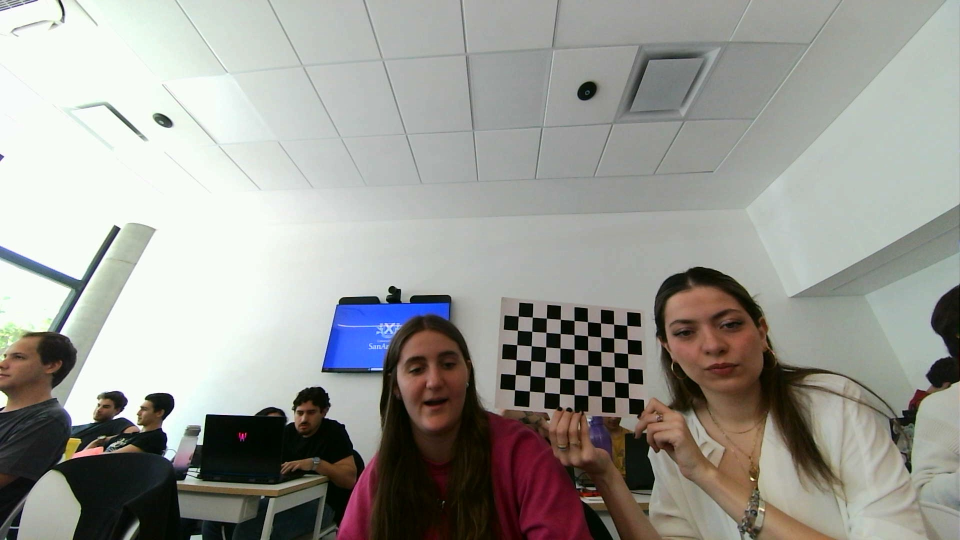
#> input picture GomezPazos_Grünewald_TP2_reconstruccion_3d/datasets/barbie_board/calib/left_3.jpg, 1920 x 1080 px (shown at 1/2 size); its folder holds 5 pictures in this run; the run also reads 2 pictures not shown here
$ jupyter execute --allow-errors con_barbie.ipynb   (older library calls are emulated)
#> lines starting #> are read from the running program, lines starting #| are printed output that depends on the picture
### GomezPazos_Grünewald_TP2_reconstruccion_3d/calib.py
import numpy as np
import cv2
import glob


# [78 lines left out: functions draw_checkerboard, detect_board, not called in this run]


def board_points(checkerboard):
    # Defining the world coordinates for 3D points
    objp = np.zeros((1, checkerboard[0] * checkerboard[1], 3), np.float32)
    objp[0, :, :2] = np.mgrid[0:checkerboard[0], 0:checkerboard[1]].T.reshape(-1, 2)

    return objp


# [57 lines left out: function detect_boards, not called in this run]


def np_print(np_array):
    h, w = np_array.shape
    if h == 1 or w == 1:
        num_fmt = "{:.6f}"
    else:
        num_fmt = "{:.3f}"

    str_array = "[\n" + ",\n".join([
        "\t[" + ",\t".join([num_fmt.format(v).rjust(10, ' ') for v in row]) + "]"
        for row in np_array
    ]) + "\n]"
    ret = "np.array(" + str_array + ")"
    return ret

# [49 lines left out: functions do_calib, calib_zhang, not called in this run]


# [13 lines that do not run on import are left out]

    # this code compares "hand made" zhang calibration method
    # # calib using zhang
    # mint2 = calib_zhang(obj_points, world_points)
    #
    # print(mint.round())
    # print(mint2.round())

### GomezPazos_Grünewald_TP2_reconstruccion_3d/disparity/methods.py
from abc import abstractmethod
from dataclasses import dataclass
from pathlib import Path

from typing import Any, Dict, List, Tuple
import time
import json

import numpy as np


class Calibration:
    def __init__(
        self,
        width: int,
        height: int,
        fx: float,
        fy: float,
        cx0: float,  # cx is the only one that can differ between both cameras.
        cx1: float,
        cy: float,
        baseline_meters: float,
        depth_range: Tuple[float, float] = (0.3, 20.0),
        left_image_rect_normalized: np.ndarray = None,
        comment: str = "",
    ):
        self.width = width
        self.height = height
        self.fx = fx
        self.fy = fy
        self.cx0 = cx0
        self.cx1 = cx1
        self.cy = cy
        self.baseline_meters = baseline_meters
        self.depth_range = depth_range

        if not left_image_rect_normalized:
            left_image_rect_normalized = np.array([0.0, 0.0, 1.0, 1.0])
        self.left_image_rect_normalized = left_image_rect_normalized
        self.comment = comment

    def to_json(self):
        return json.dumps(self.__dict__)

    def from_json(json_str):
        d = json.loads(json_str)
        return Calibration(**d)

    # [10 lines left out: function downsample, not called in this run]


@dataclass
class InputPair:
    left_image: np.ndarray
    right_image: np.ndarray
    calibration: Calibration
    status: str = ""
    input_disparity: np.ndarray = None

    def has_data(self):
        return self.left_image is not None


@dataclass
class StereoOutput:
    disparity_pixels: np.ndarray
    color_image_bgr: np.ndarray
    computation_time: float
    point_cloud: Any = None
    disparity_color: np.ndarray = None


@dataclass
class IntParameter:
    description: str
    value: int
    min: int
    max: int
    to_valid: Any = lambda x: x  # default is to just accept anything

    def set_value(self, x: int):
        self.value = self.to_valid(x)


@dataclass
class EnumParameter:
    description: str
    index: int  # index in the list
    values: List[str]

    def set_index(self, idx: int):
        self.index = idx

    def set_value(self, value):
        self.index = self.values.index(value)

    @property
    def value(self) -> str:
        return self.values[self.index]


@dataclass
class Config:
    models_path: Path


class StereoMethod:
    def __init__(self, name: str, description: str, parameters: Dict, config: Config):
        self.name = name
        self.parameters = parameters
        self.description = description
        self.config = config

    def reset_defaults(self):
        pass

    # [24 lines left out: functions compute_disparity, depth_meters_from_disparity, disparity_from_depth_meters, not called in this run]

### GomezPazos_Grünewald_TP2_reconstruccion_3d/disparity/method_cre_stereo.py
from pathlib import Path
import time
from dataclasses import dataclass

import cv2
import numpy as np
import onnxruntime

from disparity import utils
#from methods import Config, EnumParameter, StereoMethod, InputPair, StereoOutput

from disparity.methods import Config, StereoMethod, InputPair, StereoOutput, EnumParameter

urls = {
    "crestereo_combined_iter10_240x320.onnx": "https://github.com/nburrus/stereodemo/releases/download/v0.1-crestereo/crestereo_combined_iter10_240x320.onnx",
    "crestereo_combined_iter10_480x640.onnx": "https://github.com/nburrus/stereodemo/releases/download/v0.1-crestereo/crestereo_combined_iter10_480x640.onnx",
    "crestereo_combined_iter10_720x1280.onnx": "https://github.com/nburrus/stereodemo/releases/download/v0.1-crestereo/crestereo_combined_iter10_720x1280.onnx",
    "crestereo_combined_iter20_240x320.onnx": "https://github.com/nburrus/stereodemo/releases/download/v0.1-crestereo/crestereo_combined_iter20_240x320.onnx",
    "crestereo_combined_iter20_480x640.onnx": "https://github.com/nburrus/stereodemo/releases/download/v0.1-crestereo/crestereo_combined_iter20_480x640.onnx",
    "crestereo_combined_iter20_720x1280.onnx": "https://github.com/nburrus/stereodemo/releases/download/v0.1-crestereo/crestereo_combined_iter20_720x1280.onnx",
    "crestereo_combined_iter2_240x320.onnx": "https://github.com/nburrus/stereodemo/releases/download/v0.1-crestereo/crestereo_combined_iter2_240x320.onnx",
    "crestereo_combined_iter2_480x640.onnx": "https://github.com/nburrus/stereodemo/releases/download/v0.1-crestereo/crestereo_combined_iter2_480x640.onnx",
    "crestereo_combined_iter2_720x1280.onnx": "https://github.com/nburrus/stereodemo/releases/download/v0.1-crestereo/crestereo_combined_iter2_720x1280.onnx",
    "crestereo_combined_iter5_240x320.onnx": "https://github.com/nburrus/stereodemo/releases/download/v0.1-crestereo/crestereo_combined_iter5_240x320.onnx",
    "crestereo_combined_iter5_380x480.onnx": "https://github.com/nburrus/stereodemo/releases/download/v0.1-crestereo/crestereo_combined_iter5_380x480.onnx",
    "crestereo_combined_iter5_480x640.onnx": "https://github.com/nburrus/stereodemo/releases/download/v0.1-crestereo/crestereo_combined_iter5_480x640.onnx",
    "crestereo_combined_iter5_720x1280.onnx": "https://github.com/nburrus/stereodemo/releases/download/v0.1-crestereo/crestereo_combined_iter5_720x1280.onnx",
    "crestereo_init_iter10_180x320.onnx": "https://github.com/nburrus/stereodemo/releases/download/v0.1-crestereo/crestereo_init_iter10_180x320.onnx",
    "crestereo_init_iter10_240x320.onnx": "https://github.com/nburrus/stereodemo/releases/download/v0.1-crestereo/crestereo_init_iter10_240x320.onnx",
    "crestereo_init_iter10_480x640.onnx": "https://github.com/nburrus/stereodemo/releases/download/v0.1-crestereo/crestereo_init_iter10_480x640.onnx",
    "crestereo_init_iter10_720x1280.onnx": "https://github.com/nburrus/stereodemo/releases/download/v0.1-crestereo/crestereo_init_iter10_720x1280.onnx",
    "crestereo_init_iter20_180x320.onnx": "https://github.com/nburrus/stereodemo/releases/download/v0.1-crestereo/crestereo_init_iter20_180x320.onnx",
    "crestereo_init_iter20_240x320.onnx": "https://github.com/nburrus/stereodemo/releases/download/v0.1-crestereo/crestereo_init_iter20_240x320.onnx",
    "crestereo_init_iter20_480x640.onnx": "https://github.com/nburrus/stereodemo/releases/download/v0.1-crestereo/crestereo_init_iter20_480x640.onnx",
    "crestereo_init_iter20_720x1280.onnx": "https://github.com/nburrus/stereodemo/releases/download/v0.1-crestereo/crestereo_init_iter20_720x1280.onnx",
    "crestereo_init_iter2_180x320.onnx": "https://github.com/nburrus/stereodemo/releases/download/v0.1-crestereo/crestereo_init_iter2_180x320.onnx",
    "crestereo_init_iter2_240x320.onnx": "https://github.com/nburrus/stereodemo/releases/download/v0.1-crestereo/crestereo_init_iter2_240x320.onnx",
    "crestereo_init_iter2_480x640.onnx": "https://github.com/nburrus/stereodemo/releases/download/v0.1-crestereo/crestereo_init_iter2_480x640.onnx",
    "crestereo_init_iter2_720x1280.onnx": "https://github.com/nburrus/stereodemo/releases/download/v0.1-crestereo/crestereo_init_iter2_720x1280.onnx",
    "crestereo_init_iter5_180x320.onnx": "https://github.com/nburrus/stereodemo/releases/download/v0.1-crestereo/crestereo_init_iter5_180x320.onnx",
    "crestereo_init_iter5_240x320.onnx": "https://github.com/nburrus/stereodemo/releases/download/v0.1-crestereo/crestereo_init_iter5_240x320.onnx",
    "crestereo_init_iter5_480x640.onnx": "https://github.com/nburrus/stereodemo/releases/download/v0.1-crestereo/crestereo_init_iter5_480x640.onnx",
    "crestereo_init_iter5_720x1280.onnx": "https://github.com/nburrus/stereodemo/releases/download/v0.1-crestereo/crestereo_init_iter5_720x1280.onnx"
}

# Adapted from https://github.com/ibaiGorordo/ONNX-CREStereo-Depth-Estimation
# https://github.com/PINTO0309/PINTO_model_zoo/tree/main/284_CREStereo
class CREStereo(StereoMethod):
    def __init__(self, config: Config):
        super().__init__("CRE Stereo (CVPR 2022)",
                         "Practical Stereo Matching via Cascaded Recurrent Network with Adaptive Correlation. Pre-trained on a large range of datasets.",
                         {},
                         config)
        self.reset_defaults()

        self._loaded_session = None
        self._loaded_model_path = None

    def reset_defaults(self):
        self.parameters.update ({
            "Iterations": EnumParameter("Number of iterations", 1, ["2", "5", "10", "20"]),
            "Mode": EnumParameter("Number of passes. The combined version does 2 passes, one to get an initial estimation and a second one to refine it.",
                                  1, ["init", "combined"]),
            "Shape": EnumParameter("Processed image size", 1, ["320x240", "640x480", "1280x720"])
        })

    def compute_disparity(self, input: InputPair) -> StereoOutput:
        left_image, right_image = input.left_image, input.right_image
        cols, rows = self.parameters["Shape"].value.split('x')
        version = self.parameters["Mode"].value
        iters = self.parameters["Iterations"].value
        model_path = self.config.models_path / f'crestereo_{version}_iter{iters}_{rows}x{cols}.onnx'
        print(model_path)
        self._load_model (model_path)

        left_tensor = self._prepare_input(left_image)
        right_tensor = self._prepare_input(right_image)

        # Get the half resolution to calculate flow_init
        if self._has_flow:
            left_tensor_half = self._prepare_input(left_image, half=True)
            right_tensor_half = self._prepare_input(right_image, half=True)
            start = time.time()
            outputs = self._inference_with_flow(left_tensor_half,
                                               right_tensor_half,
                                               left_tensor,
                                               right_tensor)
        else:
            # Estimate the disparity map
            start = time.time()
            outputs = self._inference_without_flow(left_tensor, right_tensor)

        elapsed_time = time.time() - start

        disparity_map = self.process_output(outputs)

        if disparity_map.shape[:2] != left_image.shape[:2]:
            disparity_map = cv2.resize (disparity_map, (left_image.shape[1], left_image.shape[0]), cv2.INTER_NEAREST)
            x_scale = left_image.shape[1] / float(cols)
            disparity_map *= np.float32(x_scale)
        return StereoOutput(disparity_map, input.left_image, elapsed_time)

    def _download_model (self, model_path: Path):
        utils.download_model (urls[model_path.name], model_path)

    def _load_model(self, model_path: Path):
        if (self._loaded_model_path == model_path):
            return

        if not model_path.exists():
            self._download_model (model_path)

        # [5 lines of commented-out code are left out]
        assert Path(model_path).exists()
        self._loaded_model_path = model_path
        self._loaded_session = onnxruntime.InferenceSession(str(model_path), providers=['CUDAExecutionProvider', 'CPUExecutionProvider'])

        # Get model info
        self.load_input_details()
        self.load_output_details()

        # Check if the model has init flow
        self._has_flow = len(self.input_names) > 2

    # [23 lines left out: functions _prepare_input, _inference_without_flow, _inference_with_flow, not called in this run]

    def process_output(self, output):
        return np.squeeze(output[:, 0, :, :])

    # [15 lines left out: functions load_input_details, load_output_details, not called in this run]

### GomezPazos_Grünewald_TP2_reconstruccion_3d/con_barbie.ipynb
[cell 1]
from i308_utils import imshow, show_images
from calib import board_points
import cv2
import calib
from calib import np_print
import pickle
import glob
import open3d as o3d
import os
from matplotlib import pyplot as plt
import numpy as np
import json
from pathlib import Path
from disparity.method_cre_stereo import CREStereo
from disparity.method_opencv_bm import StereoBM, StereoSGBM
from disparity.methods import Calibration, InputPair, Config

---
# Calibración

[cell 2]
checkerboard = (6, 9)
square_size_mm = 24.2
checkerboard_world_points_mm = board_points(checkerboard) * square_size_mm

[cell 3]
directory = os.path.join("datasets", "barbie_board", "calib")
left_files_pattern = "left*.jpg"
right_files_pattern = "right*.jpg"

def numeric_sort(file_name):
    return int(file_name.split("_")[-1].split(".")[0])

left_file_names = sorted(
    glob.glob(
        os.path.join(directory, left_files_pattern)
    ),
    key=numeric_sort
)

right_file_names = sorted(
    glob.glob(
        os.path.join(directory, right_files_pattern)
    ),
    key=numeric_sort
)

num_left = len(left_file_names)
num_right = len(right_file_names)

#> (the rest of this cell did not finish here and is left out)

[cell 4]
image_size = None
criteria = (cv2.TERM_CRITERIA_EPS + cv2.TERM_CRITERIA_MAX_ITER, 30, 1e-3)

world_points = []
left_images = []
right_images = []
left_images_points = []
right_images_points = []

for left_file_name, right_file_name in zip(
    left_file_names, right_file_names
):

    print("processing", left_file_name, right_file_name)

    # read left and right images
    left_image = cv2.imread(left_file_name, cv2.IMREAD_GRAYSCALE)
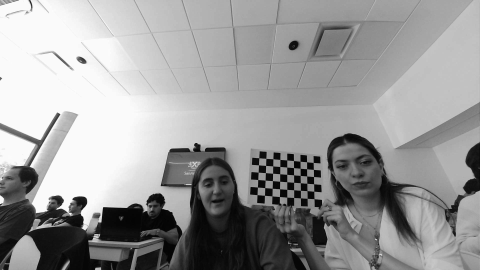
#> left_image: shape (1080, 1920) (shown at 1/4 size); min 0, max 255, mean 153.5
    right_image = cv2.imread(right_file_name, cv2.IMREAD_GRAYSCALE)
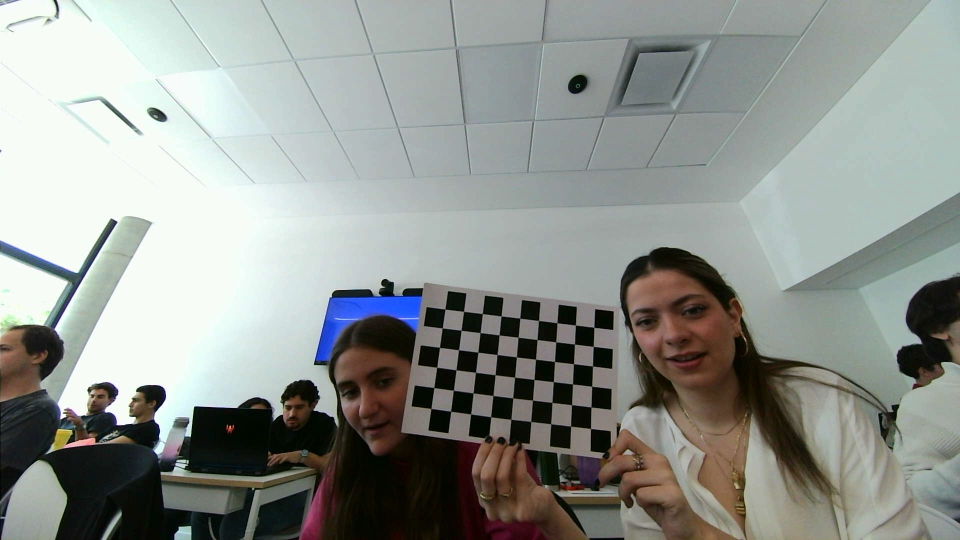
#> input picture GomezPazos_Grünewald_TP2_reconstruccion_3d/datasets/barbie_board/calib/right_2.jpg, 1920 x 1080 px (shown at 1/2 size)
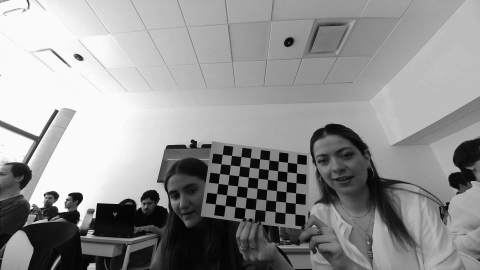
#> right_image: shape (1080, 1920) (shown at 1/4 size); min 0, max 255, mean 146.9

    # get the images sizes
    left_size = (left_image.shape[1], left_image.shape[0])
    right_size = (right_image.shape[1], right_image.shape[0])

    # checks that images sizes match
    if left_size != right_size:
        raise Exception(f"left and right images sizes differ: left {left_size} / right {right_size}")

    if image_size is None:
        # remembers the images size
        image_size = left_size
    else:
        if image_size != left_size:
            raise Exception(f"there are images with different sizes: {image_size} vs {left_size}")

    # finds the checkerboard in each image
    left_found, left_corners = cv2.findChessboardCorners(left_image, checkerboard)
#> left_found = True; left_corners = 54 rows, first 8: [1254.3, 651.1], [1255, 679], [1255.5, 707.5], [1256.1, 736.7], [1256.9, 766.6], [1257.6, 796], [1227.6, 648.6], [1228, 676.6]
    right_found, right_corners = cv2.findChessboardCorners(right_image, checkerboard)
#> right_found = True; right_corners = 54 rows, first 8: [1188, 654.7], [1186.5, 693], [1185.6, 732.7], [1184.4, 772.9], [1182.2, 814.1], [1181.5, 857.5], [1151.5, 651], [1149.5, 688.4]

    if not left_found or not right_found:
        print("warning, checkerboard was not found")
        continue

    # checkerboard was found in both images.

    # let's improve the found corners
    corners_left = cv2.cornerSubPix(left_image, left_corners, (7, 7), (-1,-1), criteria)
#> corners_left = 54 rows, first 8: [1254.2, 651.1], [1254.8, 678.9], [1255.5, 707.6], [1256.2, 736.8], [1256.8, 766.3], [1257.5, 796.3], [1227.7, 648.8], [1228, 676.6]
    corners_right = cv2.cornerSubPix(right_image, right_corners, (7, 7), (-1,-1), criteria)
#> corners_right = 54 rows, first 8: [1188.3, 655.1], [1186.8, 693.3], [1185.5, 732.5], [1184.1, 772.8], [1182.4, 814.4], [1181.4, 857.6], [1151.3, 650.5], [1149.4, 688.5]

    # acumulo las imagenes
    left_images.append(left_image)
    right_images.append(right_image)

    # acumulo los corners detectados
    left_images_points.append(left_corners)
    right_images_points.append(right_corners)

    # acumulo los puntos del mundo
    world_points.append(checkerboard_world_points_mm)

[cell 5]
some_images_indices = [5, 14]

draw_settings = {
    "corner_radius": 10,
    "corner_thickness": 5,
    "line_thickness": 4
}
#> (the rest of this cell did not finish here and is left out)

### Calibración con OpenCV

[cell 6]
print("Calibrating Stereo")
print("num images:", len(left_images_points))
#| num images: 1

err, left_K, left_dist, right_K, right_dist, R, T, E, F = cv2.stereoCalibrate(
    world_points,
    left_images_points,
    right_images_points,
    None,
    None,
    None,
    None,
    image_size,
    flags=0
)
#> err = 0.413; left_K = [[854.6, 0, 904.2], [0, 757, 369.1], [0, 0, 1]]; left_dist = [[-0.6, 0.841, 0.0897, 0.0163, -0.684]]; right_K = [[932.9, 0, 970.5], [0, 972.5, 542.1], [0, 0, 1]]; right_dist = [[-0.336, 0.377, 0.0258, 0.00304, 1.1]]; R = [[0.998, -0.0053, 0.0668], [7.45e-05, 0.997, 0.0779], [-0.067, -0.0777, 0.995]]; T = [-203.3, -240.6, -66.47]; E = [[16.14, 84.98, -234.2], [-79.96, -15.45, 197.8], [240.1, -204, 0.244]]; F = [[-1.77e-06, -1.05e-05, 0.0275], [8.42e-06, 1.84e-06, -0.0261], [-0.0274, 0.0328, 1]]

to_print = [

    "# Left camera Intrinsics:",
    ("left_K", left_K),
    ("left_dist", left_dist),

    "# Right camera Intrinsics:",
    ("right_K", right_K),
    ("right_dist", right_dist),

    "# Rotation:",
    ("R", R),

    "# Translation:",
    ("T", T),

    "# Essential Matrix:",
    ("E", E),

    "# Fundamental Matrix:",
    ("F", F),

]

[cell 7]
print("# STEREO CALIBRATION")
for line in to_print:

    if isinstance(line, str):
        print(line)
    else:
        var_name, np_array = line
        print(f"{var_name} = {np_print(np_array)}\n")
#> this loop made 14 passes
#> (var_name, np_array, h in np_print, w in np_print, num_fmt in np_print) on passes 2, 3, 5, 6, 10: ('left_K', [[854.6, 0, 904.2], [0, 757, 369.1], [0, 0, 1]], 3, 3, '{:.3f}'), ('left_dist', [[-0.6, 0.841, 0.0897, 0.0163, -0.684]], 1, 5, '{:.6f}'), ('right_K', [[932.9, 0, 970.5], [0, 972.5, 542.1], [0, 0, 1]], 3, 3, '{:.3f}'), ('right_dist', [[-0.336, 0.377, 0.0258, 0.00304, 1.1]], 1, 5, '{:.6f}'), ('T', [-203.3, -240.6, -66.47], 3, 1, '{:.6f}')
#> (printed output is left out)

[cell 8]
calibration_results = {
    'left_K': left_K,
    'left_dist': left_dist,
    'right_K': right_K,
    'right_dist': right_dist,
    'R': R,
    'T': T,
    'E': E,
    'F': F,
    'image_size': image_size,
}

calibration_file = os.path.join("datasets", "barbie_board", "stereo_calibration.pkl")
with open(calibration_file, "wb") as f:
    f.write(pickle.dumps(calibration_results))

---
# Rectificación

[cell 9]
R1, R2, P1, P2, Q, validRoi1, validRoi2 = cv2.stereoRectify(
    left_K, left_dist, right_K, right_dist, image_size, R, T, alpha=0
)
#> R1 = [[0.778, -0.622, -0.0905], [0.616, 0.726, 0.306], [-0.125, -0.294, 0.948]]; R2 = [[0.773, -0.627, -0.0938], [0.631, 0.747, 0.206], [-0.0594, -0.219, 0.974]]; P1 = [[67898.4, 0, 1073.7, 0], [0, 67898.4, 15.62, 0], [0, 0, 1, 0]]; P2 = [[67898.4, 0, 1073.7, 0], [0, 67898.4, 15.62, -21861586.6], [0, 0, 1, 0]]; Q = [[1, 0, 0, -1073.7], [0, 1, 0, -15.62], [0, 0, 0, 67898.4], [0, 0, 0.00311, 0]]; validRoi1 = (0, 0, 0, 0); validRoi2 = (0, 0, 0, 0)

left_map_x, left_map_y = cv2.initUndistortRectifyMap(left_K, left_dist, R1, P1, image_size, cv2.CV_32FC1)
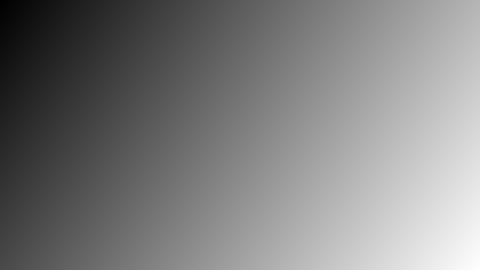
#> left_map_x: shape (1080, 1920) float32 (shown at 1/4 size); min 796.6, max 821.8, mean 809.2; drawn with min black and max white
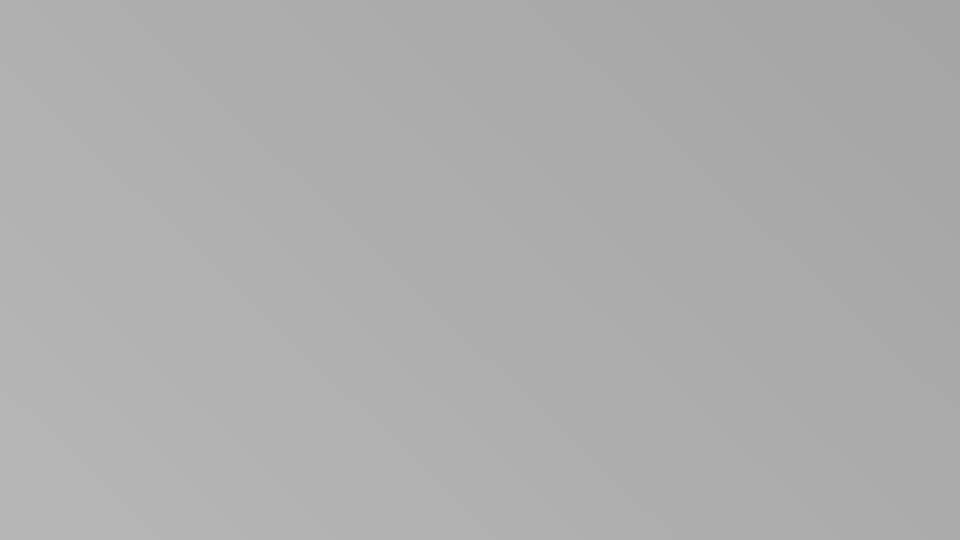
#> left_map_y: shape (1080, 1920) float32 (shown at 1/2 size); min 165, max 183, mean 173.9
right_map_x, right_map_y = cv2.initUndistortRectifyMap(right_K, right_dist, R2, P2, image_size, cv2.CV_32FC1)
#> (the rest of the program and of its run is left out)
